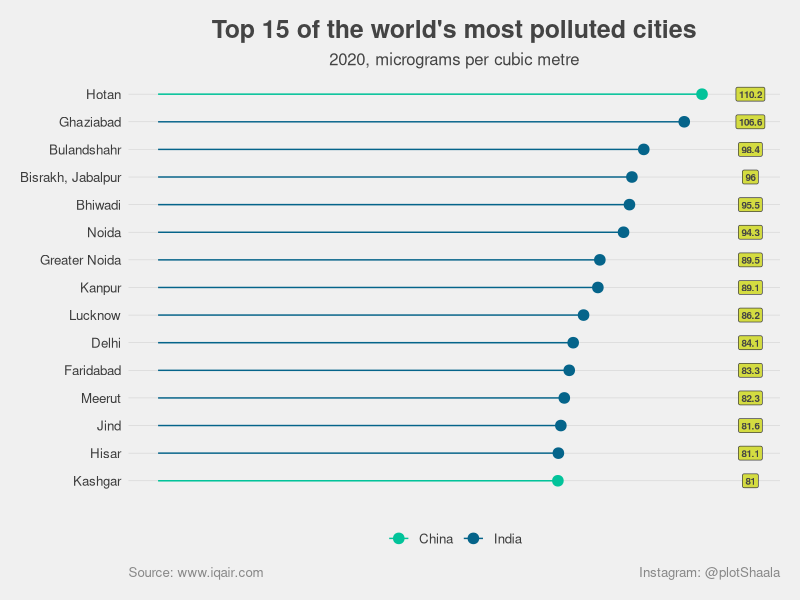

Here is the R script that generated this plot:
library(ggplot2)
library(ggthemes)
library(dplyr)

# Variable
countryColor <- c(China = "#02C39A", India = "#05648A") 
titleColor <- "#444444"
footerColor <- "#888888"  
labelFiller <- "#D4DC41"  
displayResolution <- 600


# set working directory and read the file
setwd("/Users/sanjaynoronha/Desktop/R/Github/R_charts")
df <- read.csv("Fig1_WorldPollutedCities.csv")
df <- df %>% arrange(desc(ranking))


# This function causes the city to be ordered
# but this starts from the bottom of the axis
df$city  <- factor(
  df$city 
  ,levels =  df$city
)

df


# draw a horizontal lollipop chart
# Horizontal version
p <- ggplot(df, aes(x=value, y=city)) +
    geom_segment( aes(x=0, xend= value, y= city, yend= city, color= country) ) +
    geom_point( aes(color= country), size = 3.25) +
    annotate("label", x = 120 , y =  df$city,  label = df$value,  size = 2.5, fontface = "bold", fill = labelFiller, colour = "#444444") +
    scale_color_manual(values = countryColor) + 
  
theme_fivethirtyeight() +

# THEME SECTION
  
labs(
  x = NULL
  , y = NULL
  , title = "Top 15 of the world's most polluted cities"
  , subtitle = "2020, micrograms per cubic metre"
  , caption = c("Instagram: @plotShaala", "Source: www.iqair.com" )
) +
  
  theme(
    plot.caption = element_text(hjust=c(1, 0), colour = footerColor)
    , plot.title = element_text(colour = titleColor, hjust = 0.5)
    , plot.subtitle = element_text(colour = titleColor, hjust = 0.5)
  ) +
  
  theme(
    panel.grid.major.x =   element_blank()
    , panel.grid.major.y =  element_line(size = 0.2)
    , panel.grid.minor.x =  element_blank()
    , panel.grid.minor.y = element_blank()
  ) +
  
  theme(
    axis.ticks = element_blank()
    , axis.text.x = element_blank() 
    , axis.title.x=element_text(colour="#444444")
    , axis.title.y=element_text(colour="#444444")
  ) +
  
  theme(
    legend.title = element_blank()
    , legend.position="bottom"
    , legend.background = element_blank()
  ) 
  

ggsave(plot = p, width = 6.4, height = 5.6,  dpi = displayResolution, filename = "Fig1_WorldPollutedCities.png")
